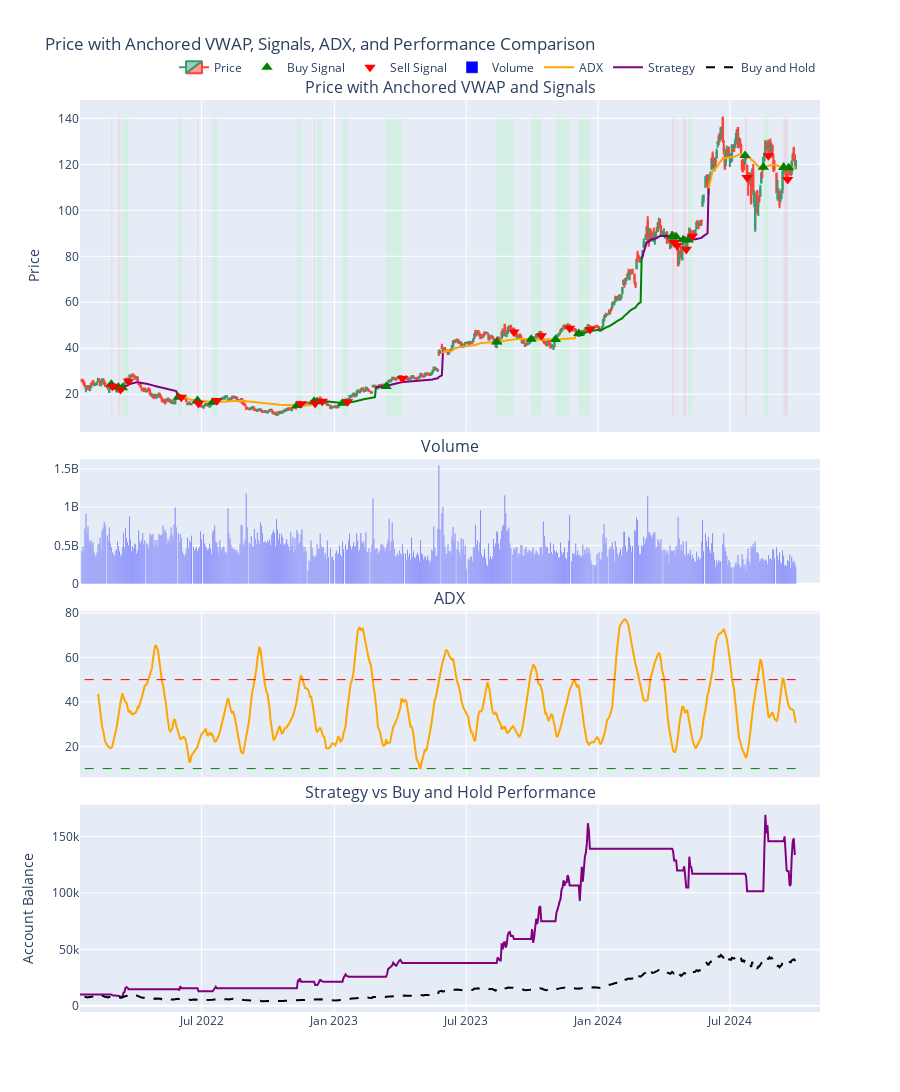

Notebook code for this chart:
### Code cell
# Parameters
stop_loss_pct = 0.07          # 7% stop loss
trailing_stop_pct = 0.03      # 1% trailing stop
max_leverage = 7              # Maximum leverage
ADX_period = 14               # ADX period
ADX_min = 10                  # Minimum ADX for leverage scaling
ADX_max = 50                  # Maximum ADX for leverage scaling
ADX_strong = 0
ADX_weak = 0
initial_capital = 10000       # Starting capital (example amount)

# --- Initialize Columns for Simulation ---

data['Signal'] = 0            # 1 for buy, -1 for sell, 0 for hold
data['Position'] = 0          # 1 for long, 0 for no position
data['Leverage'] = 0.0        # Leverage used in the position
data['Entry_Price'] = np.nan  # Price at which position was entered
data['Stop_Price'] = np.nan   # Stop loss price
data['Trailing_Stop'] = np.nan# Trailing stop price
data['PnL'] = 0.0             # Profit and Loss
data['Account_Balance'] = np.nan  # Account balance over time

data, anchor_dates = calculate_avwap(data)
data = calculate_adx(data, ADX_period)
data = generate_signals(data, ADX_strong, ADX_weak)


simulate_trades(data, stop_loss_pct, trailing_stop_pct, max_leverage, ADX_min, ADX_max, initial_capital, anchor_dates)
